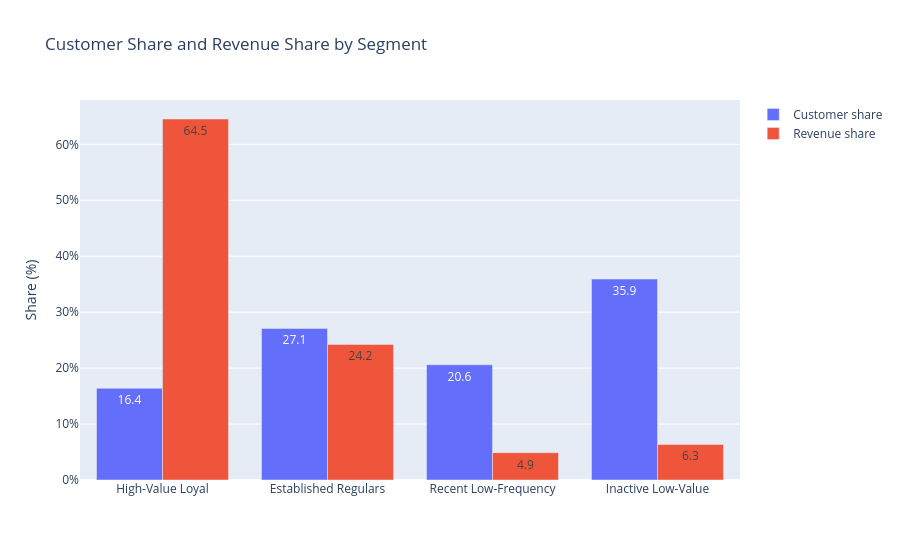

Write notebook code for a chart like this one.
### Code cell
segment_share_chart = segment_profile.melt(
    id_vars="Segment",
    value_vars=[
        "CustomerSharePercentage",
        "RevenueSharePercentage",
    ],
    var_name="Measure",
    value_name="Percentage",
)

segment_share_chart["Measure"] = (
    segment_share_chart["Measure"].replace(
        {
            "CustomerSharePercentage": "Customer share",
            "RevenueSharePercentage": "Revenue share",
        }
    )
)

segment_order = [
    "High-Value Loyal",
    "Established Regulars",
    "Recent Low-Frequency",
    "Inactive Low-Value",
]

fig = px.bar(
    segment_share_chart,
    x="Segment",
    y="Percentage",
    color="Measure",
    barmode="group",
    category_orders={
        "Segment": segment_order,
    },
    title="Customer Share and Revenue Share by Segment",
    labels={
        "Segment": "Customer segment",
        "Percentage": "Share (%)",
        "Measure": "Measure",
    },
    text_auto=".1f",
)

fig.update_yaxes(
    ticksuffix="%",
)

fig.update_layout(
    xaxis_title=None,
    legend_title_text="",
)

fig.show()

### Figure 1 — Plotly figure (JSON) as saved in the notebook; plotly's stock layout.template omitted (floating-point values rounded to 4 significant figures)
{"data": [{"alignmentgroup": "True", "hovertemplate": "Measure=Customer share<br>Customer segment=%{x}<br>Share (%)=%{y}<extra></extra>", "legendgroup": "Customer share", "marker": {"color": "#636efa", "pattern": {"shape": ""}}, "name": "Customer share", "offsetgroup": "Customer share", "orientation": "v", "showlegend": true, "textposition": "auto", "texttemplate": "%{y:.1f}", "type": "bar", "x": ["Established Regulars", "Inactive Low-Value", "Recent Low-Frequency", "High-Value Loyal"], "xaxis": "x", "y": [27.09, 35.92, 20.59, 16.39], "yaxis": "y"}, {"alignmentgroup": "True", "hovertemplate": "Measure=Revenue share<br>Customer segment=%{x}<br>Share (%)=%{y}<extra></extra>", "legendgroup": "Revenue share", "marker": {"color": "#EF553B", "pattern": {"shape": ""}}, "name": "Revenue share", "offsetgroup": "Revenue share", "orientation": "v", "showlegend": true, "textposition": "auto", "texttemplate": "%{y:.1f}", "type": "bar", "x": ["Established Regulars", "Inactive Low-Value", "Recent Low-Frequency", "High-Value Loyal"], "xaxis": "x", "y": [24.23, 6.349, 4.893, 64.53], "yaxis": "y"}], "layout": {"barmode": "group", "legend": {"title": {"text": ""}, "tracegroupgap": 0}, "title": {"text": "Customer Share and Revenue Share by Segment"}, "xaxis": {"anchor": "y", "categoryarray": ["High-Value Loyal", "Established Regulars", "Recent Low-Frequency", "Inactive Low-Value"], "categoryorder": "array", "domain": [0, 1], "title": {}}, "yaxis": {"anchor": "x", "domain": [0, 1], "ticksuffix": "%", "title": {"text": "Share (%)"}}}}
